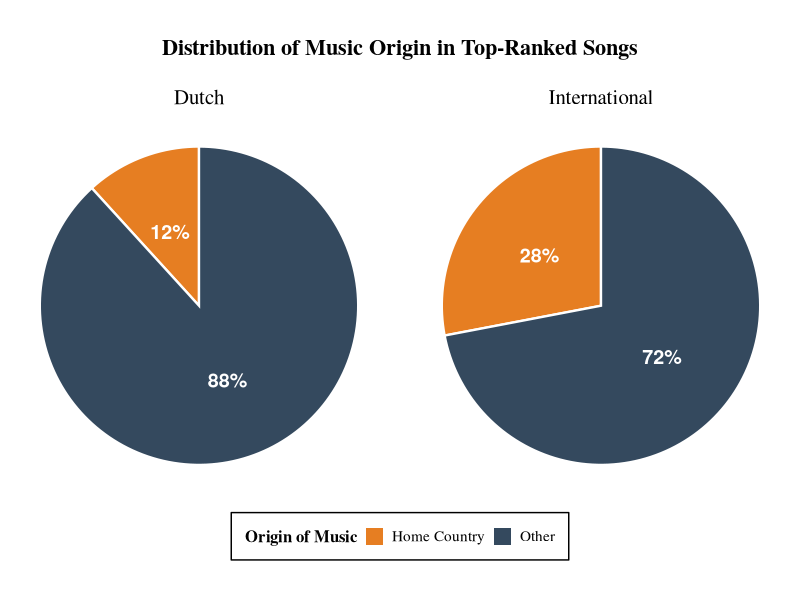
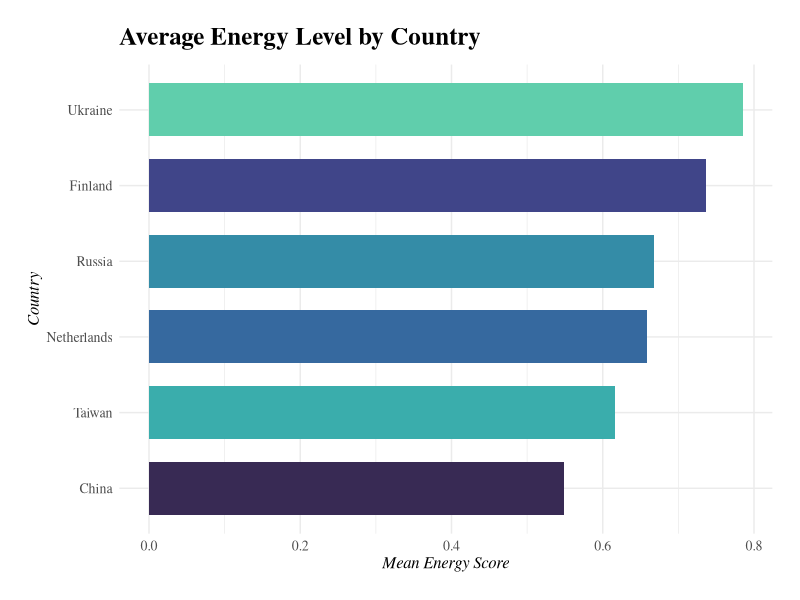
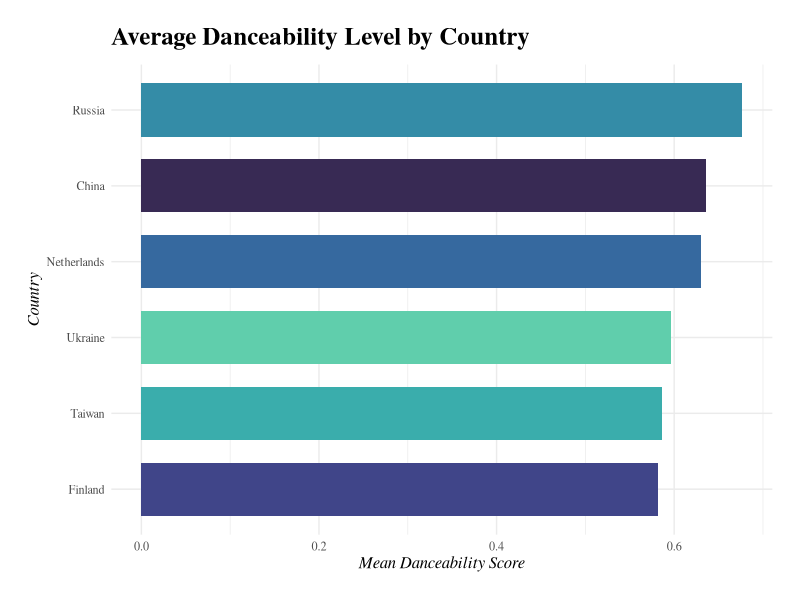
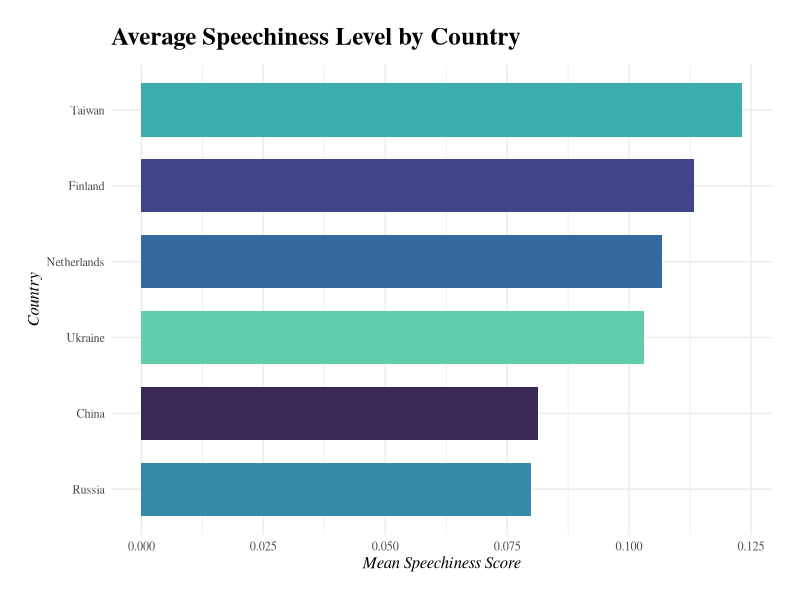

These charts were generated, in order, by the following R code:
## ---- chunk 1
#| include: false
library(tidyverse)

dutch_students <- read_csv("data_cleaned_dutch_final.csv")
international_students  <- read_csv("data_cleaned_international_final.csv")
all_students <- read_csv("merged_cleaned_final_fixed_Q11_Q12_reordered.csv")


international_home_music = international_students[, c("Q11"), drop = FALSE]

# making data of home-based music for dutch students
dutch_home_music = dutch_students[, c("Q12"), drop = FALSE]

# converting dutch_home_music and international_home_music data to long format using the
# tidy package

colnames(dutch_home_music) <- "home"
colnames(international_home_music) <- "home"

# giving the value 1 to 'Not from the Nederlands' and 0 to Music from the nederlands in dutch dataset
dutch_home_music$home_val <- ifelse(dutch_home_music$home == "Not from the Netherlands", 1, 0)

# giving the value 1 to 'Neither home or Nl and 0 to Music from my home country/culture
international_home_music$home_val <- ifelse(international_home_music$home == "Neither home nor NL", 1, 0)

# combine datasets
plot_data <- bind_rows(
  dutch_home_music %>% mutate(Group = "Dutch"),
  international_home_music %>% mutate(Group = "International")
) %>%
  mutate(label = if_else(home_val == 0, "Home Country", "Other"))

country_analysis <- all_students %>%
  group_by(Q7) %>%
  summarise(
    avg_danceability = mean(Danceability, na.rm = TRUE),
    avg_energy = mean(Energy, na.rm = TRUE),
    avg_speechiness = mean(Speechiness, na.rm = TRUE),
    count = n() 
  ) %>%
  filter(count > 6) %>%
  arrange(desc(count))
## ---- chunk 2

# calculate percentage for each group
pie_summary <- plot_data %>%
  group_by(Group, label) %>%
  summarise(count = n(), .groups = 'drop') %>%
  group_by(Group) %>%
  mutate(percentage = count / sum(count))

ggplot(pie_summary, aes(x = 1, y = percentage, fill = label)) +
  geom_bar(stat = "identity", width = 1, color = "white", size = 0.8) +
  coord_polar("y", start = 0) +
  facet_wrap(~Group) +
  theme_void(base_family = "serif") + 
  scale_fill_manual(values = c("Home Country" = "#E67E22", "Other" = "#34495E")) +
  
  geom_text(aes(label = scales::percent(percentage, accuracy = 1)), 
            position = position_stack(vjust = 0.5), 
            color = "white", fontface = "bold", size = 5) +
  
  labs(title = "Distribution of Music Origin in Top-Ranked Songs",
       fill = "Origin of Music") +
  theme(
    plot.title = element_text(hjust = 0.5, face = "bold", size = 16, margin = margin(b = 20)),
    
    strip.placement = "outside",
    strip.text = element_text(size = 15),
    panel.spacing = unit(0.2, "lines"),
    
    # legend adjustment
    legend.position = "bottom",
    legend.title = element_text(face = "bold", size = 12),
    legend.text = element_text(size = 11),
    legend.key.size = unit(0.5, "cm"),
    
    legend.box.background = element_rect(color = "black",linewidth = 0.5),
    legend.box.margin = margin(10, 10, 10, 10)
  ) +
  
  guides(fill = guide_legend(override.aes = list(color = NA, shape = 15)))

 

## ---- chunk 3
#| title: Energy
ggplot(country_analysis, aes(x = reorder(Q7, avg_energy), y = avg_energy, fill = Q7)) +
  geom_bar(stat = "identity", width = 0.7) +
  coord_flip() +
  
  scale_fill_viridis_d(option = "mako", begin = 0.2, end = 0.8) +
  
  labs(title = "Average Energy Level by Country",
       x = "Country",
       y = "Mean Energy Score") +
  
  theme_minimal(base_family = "serif") + 
  theme(
    legend.position = "none",
    text = element_text(family = "serif"),
    plot.title = element_text(size = 18, face = "bold", margin = margin(b = 10)),
    axis.title = element_text(size = 12, face = "italic"),
    axis.text = element_text(size = 10),
    plot.margin = margin(20, 20, 20, 20)
  )

## ---- chunk 4
#| title: Danceability
ggplot(country_analysis, aes(x = reorder(Q7, avg_danceability), y = avg_danceability, fill = Q7)) +
  geom_bar(stat = "identity", width = 0.7) +
  coord_flip() +
  scale_fill_viridis_d(option = "mako", begin = 0.2, end = 0.8) +
  labs(title = "Average Danceability Level by Country",
       x = "Country", y = "Mean Danceability Score") +
  theme_minimal(base_family = "serif") + 
  theme(
    legend.position = "none",
    text = element_text(family = "serif"),
    plot.title = element_text(size = 18, face = "bold", margin = margin(b = 10)),
    axis.title = element_text(size = 12, face = "italic"),
    plot.margin = margin(20, 20, 20, 20)
  )
## ---- chunk 5
#| title: Speachiness
ggplot(country_analysis, aes(x = reorder(Q7, avg_speechiness), y = avg_speechiness, fill = Q7)) +
  geom_bar(stat = "identity", width = 0.7) +
  coord_flip() +
  scale_fill_viridis_d(option = "mako", begin = 0.2, end = 0.8) +
  labs(title = "Average Speechiness Level by Country",
       x = "Country", y = "Mean Speechiness Score") +
  theme_minimal(base_family = "serif") + 
  theme(
    legend.position = "none",
    text = element_text(family = "serif"),
    plot.title = element_text(size = 18, face = "bold", margin = margin(b = 10)),
    axis.title = element_text(size = 12, face = "italic"),
    plot.margin = margin(20, 20, 20, 20)
  )


